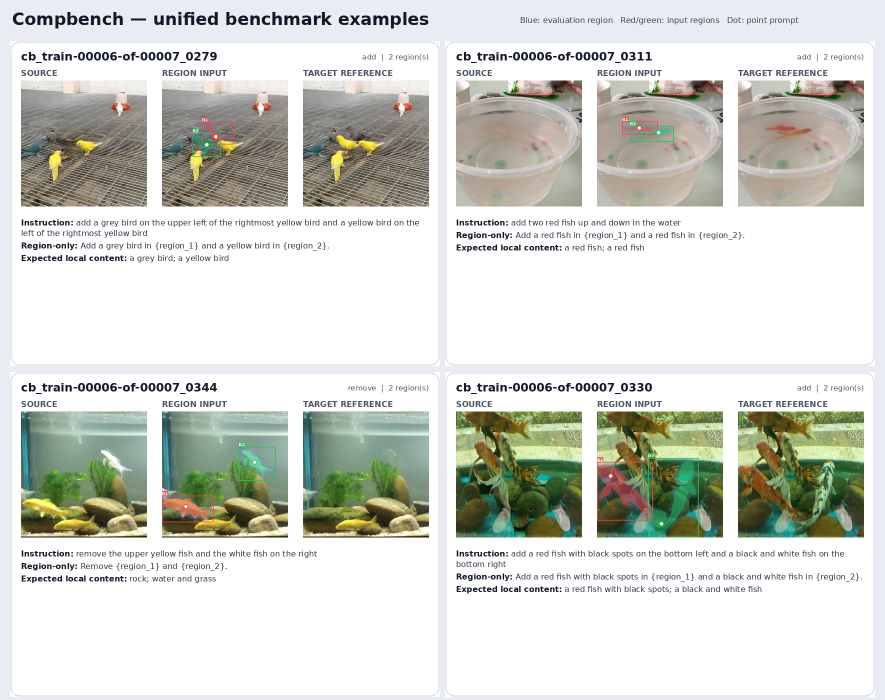
#> input picture benchmark/visual_examples/compbench_examples.png, 1770 x 1400 px (shown at 1/2 size)
$ python -i overlap.py   (imports and definitions only)
#> lines starting #> are read from the running program, lines starting #| are printed output that depends on the picture
#> further down, picture is the input picture: PIL image 1770x1400 RGB; mean R, G, B 211.4, 213.9, 207.1
"""Read-only COCO provenance and image-fingerprint audit against the existing training inventory."""

from __future__ import annotations

from concurrent.futures import ThreadPoolExecutor
import hashlib
from pathlib import Path

import numpy as np
from PIL import Image, ImageOps
from scipy.fft import dctn

from samtok_benchmark.io import sha256_file
from .data import immutable, load_turns, read


# [7 lines left out: function lines, not called in this run]


def perceptual(image):
    gray = image.convert("L")
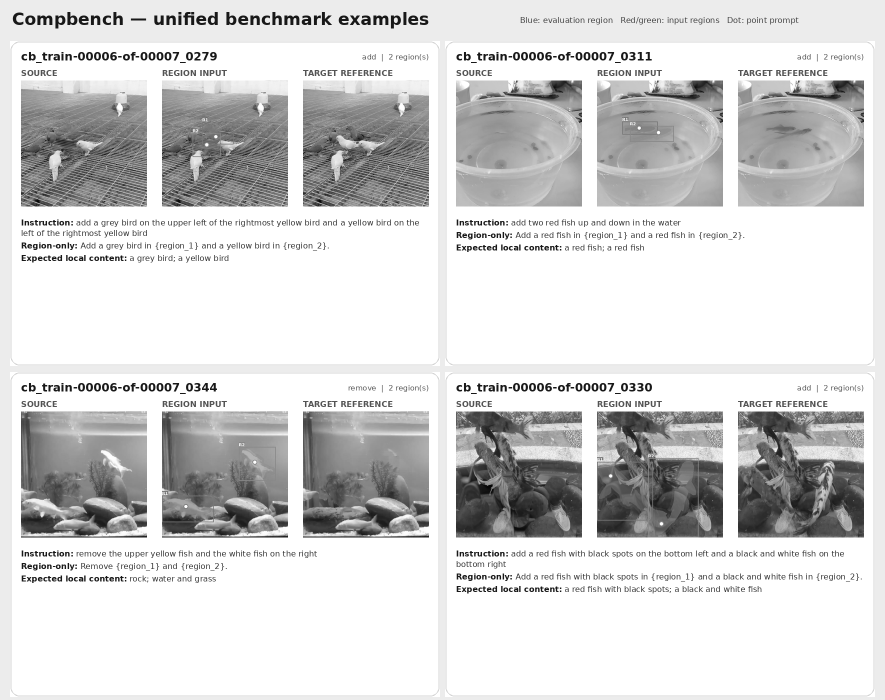
#> gray: PIL image 1770x1400 L (shown at 1/2 size); min 0, max 255, mean 212.4
    small = np.asarray(gray.resize((9, 8), Image.Resampling.LANCZOS), dtype=np.int16)
    d = int.from_bytes(np.packbits(small[:, 1:] > small[:, :-1]).tobytes(), "big")
#> d = 6222284736829973760
    low = dctn(
        np.asarray(gray.resize((32, 32), Image.Resampling.LANCZOS), dtype=float),
        type=2,
        norm="ortho",
    )[:8, :8]
    p = int.from_bytes(np.packbits(low > np.median(low)).tobytes(), "big")
#> p = 12554234137315403923
    return f"{d:016x}", f"{p:016x}"


# [169 lines left out: functions fingerprint, actual_training, audit, not called in this run]

>>> from PIL import Image
>>> picture = Image.open('../../../benchmark/visual_examples/compbench_examples.png')
>>> result = perceptual(picture)
#> result = ('5659ff004615e500', 'ae39996ec5c46893')

$ run again, on benchmark/visual_examples/humanedit_examples.png
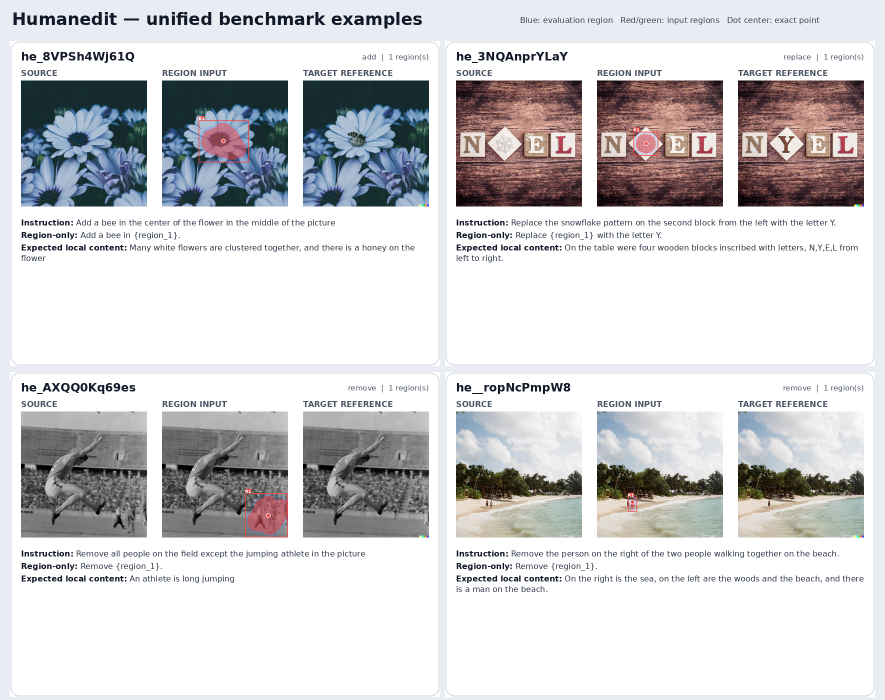
#> input picture benchmark/visual_examples/humanedit_examples.png, 1770 x 1400 px (shown at 1/2 size)
#> picture is the input picture: PIL image 1770x1400 RGB; mean R, G, B 208.6, 208.1, 209.8
#> in perceptual, `gray = image.convert("L")`:
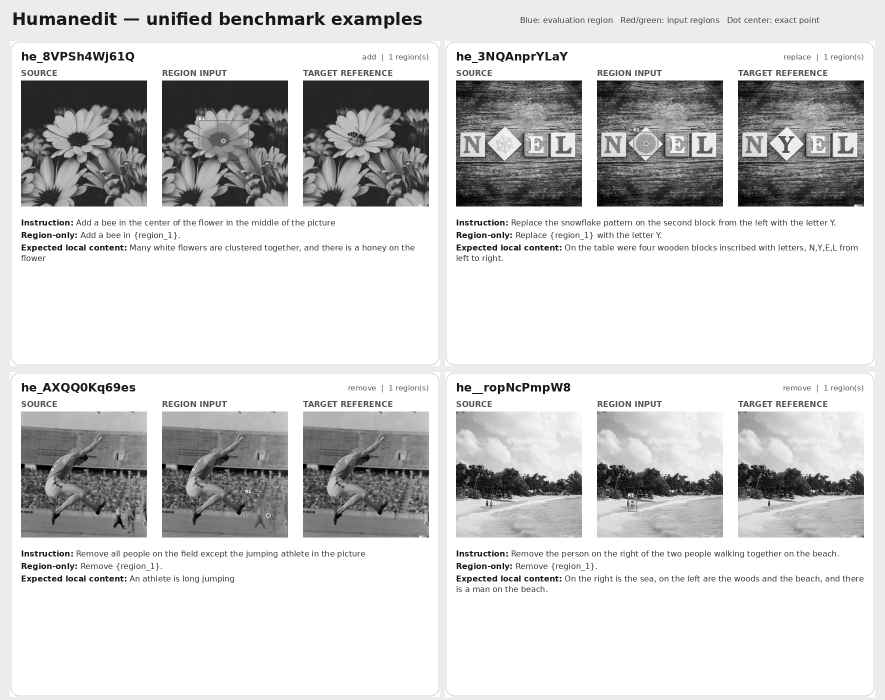
#> gray: PIL image 1770x1400 L (shown at 1/2 size); min 0, max 255, mean 208.4
#> d = 15950031347185738752
#> p = 13504707844397873604
#> result = ('dd59e500dd59e400', 'bb6a5c3bc4c439c4')

$ run again, on benchmark/visual_examples/mirage_examples.png
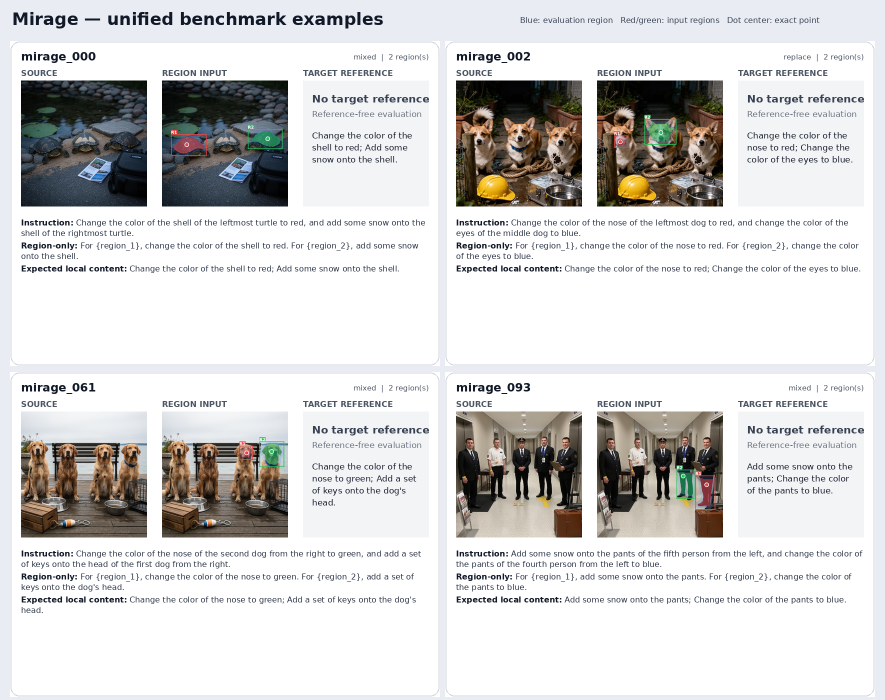
#> input picture benchmark/visual_examples/mirage_examples.png, 1770 x 1400 px (shown at 1/2 size)
#> picture is the input picture: PIL image 1770x1400 RGB; mean R, G, B 213, 212.5, 211.9
#> in perceptual, `gray = image.convert("L")`:
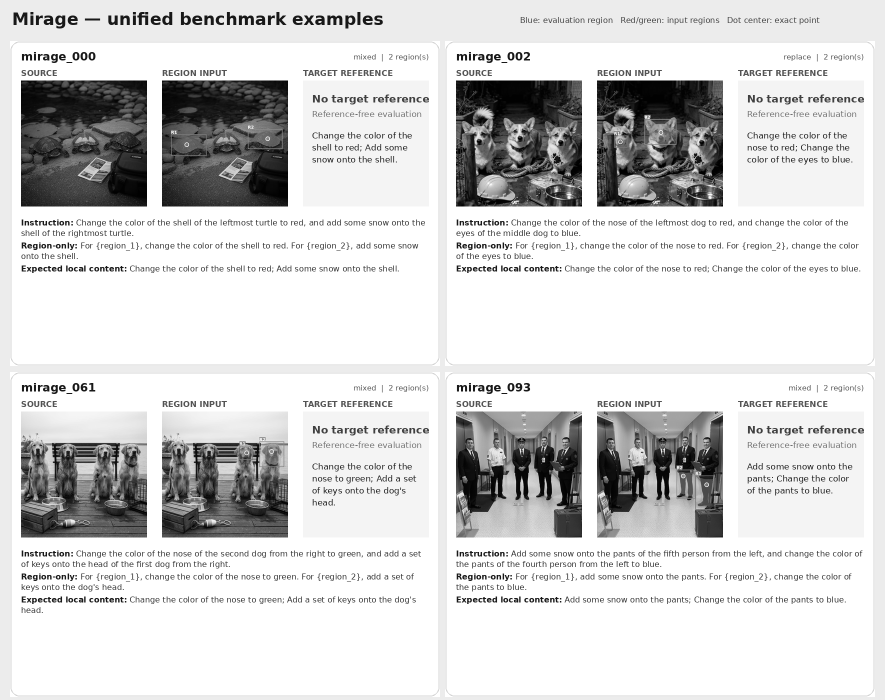
#> gray: PIL image 1770x1400 L (shown at 1/2 size); min 0, max 255, mean 212.5
#> d = 16673283566681450248
#> p = 12397314853605439985
#> result = ('e7636710a767e708', 'ac0c1c2cf1d379f1')
